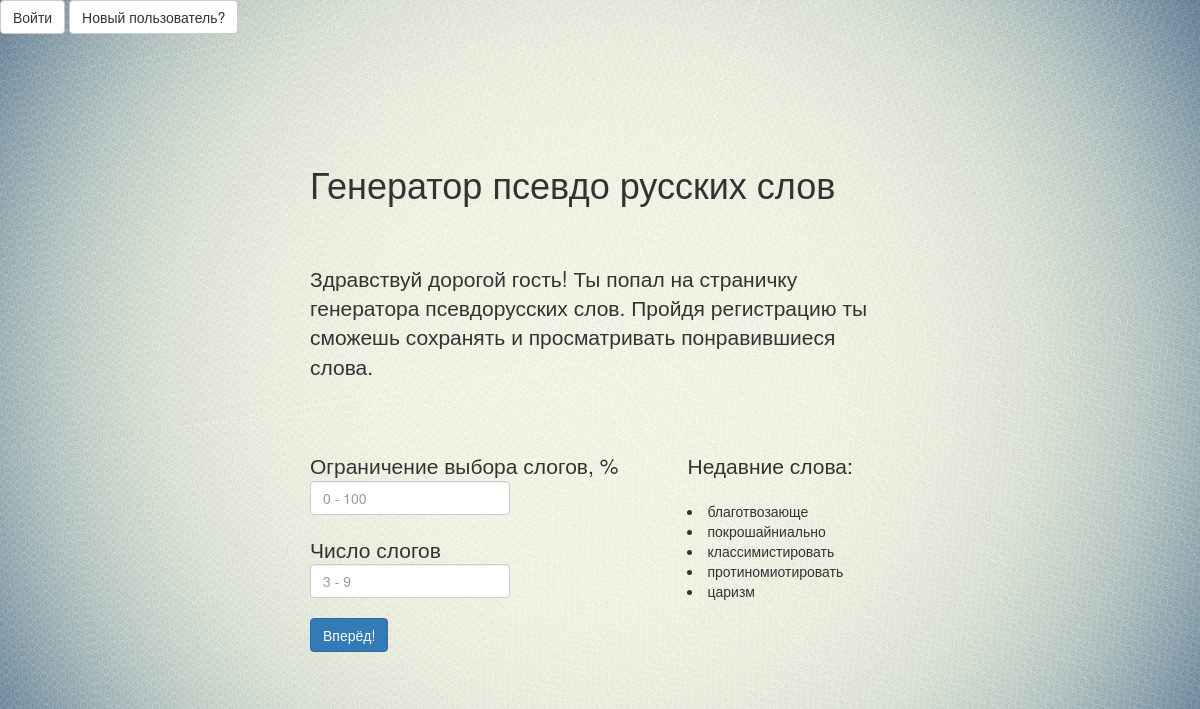
Before: / with the older database file.
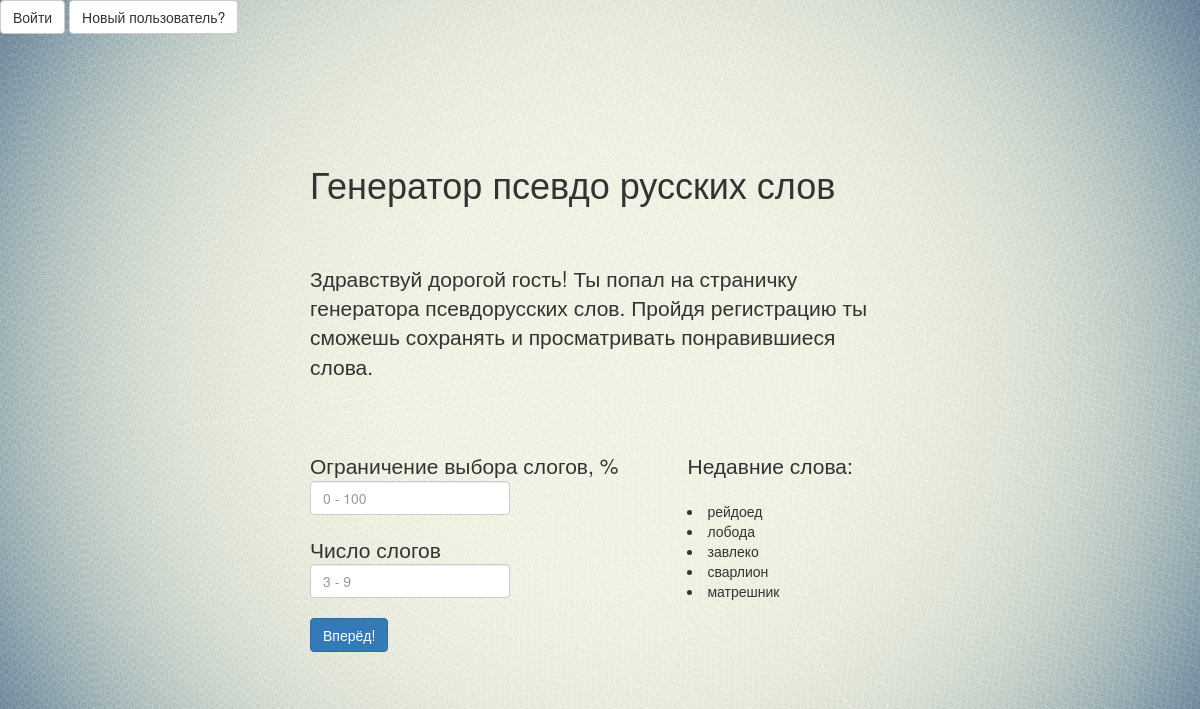
After: the same page with the newer database file.
### words/models.py (models this page shows)
class PseudoWord(models.Model):
    word = models.CharField(max_length=20)
    add_date = models.DateTimeField('add date')
    user = models.ManyToManyField(User)
    def __str__(self):
        return self.word

### words/views.py (the view)
# urls.py: url(r'^', views.index, name='index'),
def index(request):
    status = False
    form = request.POST
    context = {'word': '', 'username': auth.get_user(request).username}
    context['show_words'] = PseudoWord.objects.filter(
        user__username=auth.get_user(request).username
    )
    if form.get('get_word'):
        context, status = start_button_handler(form, context)
    context = get_last_words(context)
    if request.user.is_authenticated():
        save_word(request, form, status)
    return render(request,'words/index.html', context)

### words/views.py (called while the page is built)
def get_last_words(context):
    last_words = PseudoWord.objects.order_by('-add_date')[:5]
    context['last_words'] = last_words
    return context

### words/templates/words/index.html (shortened to what this page needs)
{% extends 'words/main.html' %}
{% block index %}
{% if username %}
  <a href="/auth/logout/"><button type="text" class="btn btn-default">Выйти ({{username}})</button></a>
{% else %}
  <a href="/auth/login/"><button type="text" class="btn btn-default">Войти</button></a>
  <a href="/auth/new/"><button type="text" class="btn btn-default">Новый пользователь?</button></a>
{% endif %}
<div class="container" id="index">
  <h1>Генератор псевдо русских слов</h1>
  <p class="lead" id="text">
    Здравствуй дорогой гость!
    Ты попал на страничку генератора псевдорусских слов.
    Пройдя регистрацию ты сможешь сохранять и просматривать понравившиеся слова.
  </p>
  <table width="100%" cellspacing="0" id="maket">
    <tr>
      <td valign="top">
        <form method="post">
          <p class="lead">Ограничение выбора слогов, %
            <input name="limit" type="text" class="form-control" placeholder="0 - 100"  required pattern="^[0-9]{1,3}">
          </p>
          <p class="lead">Число слогов
            <input name="number_of_syllables" class="form-control" type="text" placeholder="3 - 9" size="15" required pattern="^[3-9]">
          </p>
          <button type="submit" id="get_word" class="btn btn-primary" name='get_word' value="submit">
            Вперёд!
          </button>
        </form>
      </td>
      <td valign="top">
        <p class="lead">
          Недавние слова:
        </p>
        {% for w in last_words %}
          <li>
            {{ w }}
          </li>
        {% endfor %}
      </td>
    </tr>
  </table>
</div>
{% endblock %}

### words/templates/words/main.html (shortened to what this page needs)
{% load staticfiles %}
<!DOCTYPE html>
<html>
    <head>
      <link href={% static "/css/bootstrap.css" %} rel="stylesheet">
      <link href="/static/css/main.css" rel="stylesheet">
    </head>
    <body>
      {% block index %}{% endblock %}
    </body>
</html>

### words/static/css/main.css (style rules this page uses)
body { background: url(/static/img/background.jpg); background-size: cover; }
h1 { padding-bottom: 50px; padding-top: 100px; }
.form-control { width: 200px; }
#text { padding-bottom: 50px; }
#index { width: 600px; padding: 10px; margin: auto; }

Changed rows visible on the page:
no longer on this page (row unchanged): PseudoWord: word "благотвозающе"
no longer on this page (row unchanged): PseudoWord: word "покрошайниально"
no longer on this page (row unchanged): PseudoWord: word "классимистировать"
no longer on this page (row unchanged): PseudoWord: word "протиномиотировать"
no longer on this page (row unchanged): PseudoWord: word "царизм"
added PseudoWord: word "рейдоед"
added PseudoWord: word "лобода"
added PseudoWord: word "завлеко"
added PseudoWord: word "сварлион"
added PseudoWord: word "матрешник"
